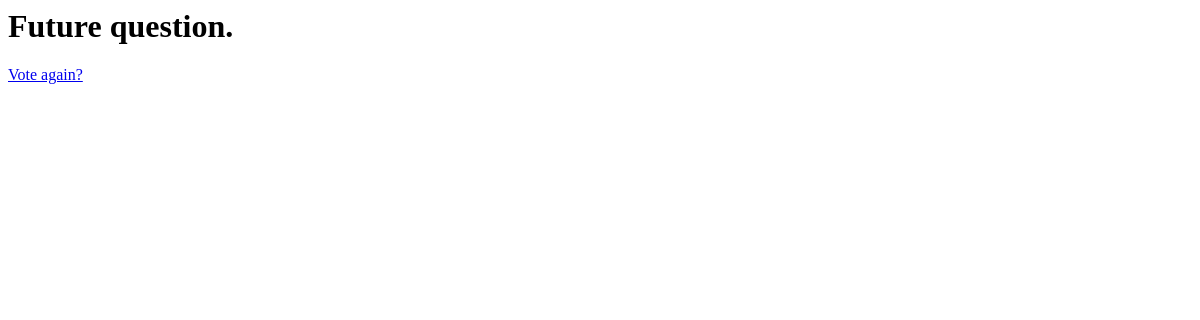
The app's page /polls/3/results/, older data.
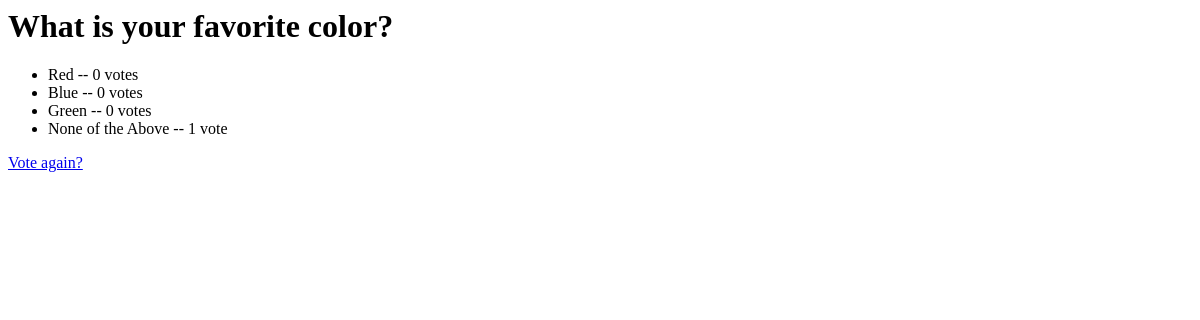
The same page, newer data.
### polls/models.py (models this page shows, shortened)
class Question(models.Model):
    question_text = models.CharField(max_length=200)
    pub_date = models.DateTimeField('date published')
    def was_published_recently(self):
        now = timezone.now()
        return now - datetime.timedelta(days=1) <= self.pub_date <= now
    was_published_recently.admin_order_field = 'pub_date'
    was_published_recently.boolean = True
    was_published_recently.short_description = 'Published recently?'

class Choice(models.Model):
    question = models.ForeignKey(Question, on_delete=models.CASCADE)
    choice_text = models.CharField(max_length=200)
    votes = models.IntegerField(default=0)

### polls/views.py (the view)
# urls.py: path('<int:pk>/results/', views.ResultsView.as_view(), name='results'),
class ResultsView(generic.DetailView):
    model = Question
    template_name = 'polls/results.html'

### polls/templates/polls/results.html
<h1>{{ question.question_text }}</h1>
<ul>
{% for choice in question.choice_set.all %}
    <li>{{ choice.choice_text }} -- {{ choice.votes }} vote{{ choice.votes|pluralize }}</li>
{% endfor %}
</ul>
<a href="{% url 'polls:detail' question.id %}">Vote again?</a>

Row changes from the older to the newer data that the page shows:
changed Question: question_text "Future question." → "What is your favorite color?"
added Choice: choice_text "Red", votes "0"
added Choice: choice_text "Blue", votes "0"
added Choice: choice_text "Green", votes "0"
added Choice: choice_text "None of the Above", votes "1"
